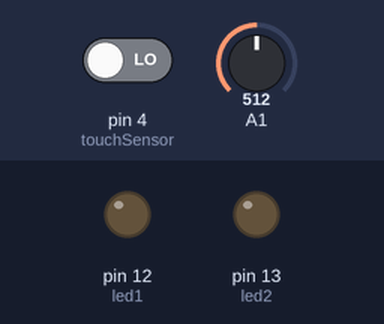
A sketch run on a simulated Arduino Uno, built with avr-gcc and run on an emulated ATmega328P. Parts: output pins drawn as LEDs (lit = HIGH). The inputs (shaded band) are chosen by the test bench; at power-on: pin 4 (touchSensor) LOW, A1 = 512. What the sketch prints to the serial monitor is not drawn.

Above: at 0.16 s.
Timing chart, 0 to 2.2 s (numbered marks = the images above):
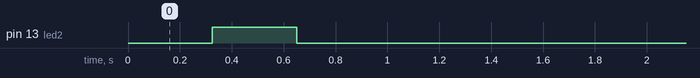

Measured:
- by itself, pin 13 (led2): LOW → HIGH at 0.33 s, → LOW 0.33 s later

The sketch:

test.ino
```cpp
#include "pitches.h"

int melody[] = {
  NOTE_C4, NOTE_G3, NOTE_G3, NOTE_A3, NOTE_G3, 0, NOTE_B3, NOTE_C4
};

int noteDurations[] = {
  4, 8, 8, 4, 4, 4, 4, 4
};

int bendSensor;
int touchSensor=4;
int led1 = 12;
int led2 = 13;
int audio = 11;

int last_times=0;
int times = 0;


void setup() {
  // put your setup code here, to run once:
  Serial.begin(9600);
  pinMode(A0, INPUT_PULLUP);
  pinMode(led1, OUTPUT);
  pinMode(led2, OUTPUT);
}

void loop() {
  // put your main code here, to run repeatedly:
  touchSensor = digitalRead(touchSensor);
  //Serial.print("Touch Sensor:");
  //Serial.println(touchSensor);
  if (touchSensor > 50) {
    if (bendSensor < 30) {
      digitalWrite(led2, LOW);
      digitalWrite(led1, HIGH);
      //times+=1;
    } else {
      digitalWrite(led1, LOW);
      digitalWrite(led2, LOW);
    }
  } else {
    int noteDuration = 1000 / noteDurations[0];
    //tone(audio, melody[0], noteDuration);
    int pauseBetweenNotes = noteDuration * 1.30;
    delay(pauseBetweenNotes);
    noTone(audio);
    digitalWrite(led1, LOW);
    if (bendSensor < 30) {
      digitalWrite(led2, HIGH);
      times+=1;
    } else {
      digitalWrite(led1, LOW);
      digitalWrite(led2, LOW);
    }
  }

  bendSensor = analogRead(A1);
  Serial.print("Bend Sensor:");
  Serial.println(bendSensor);
  //Serial.println(times);
}
```

pitches.h
```cpp
#define NOTE_B0  31
#define NOTE_C1  33
#define NOTE_CS1 35
#define NOTE_D1  37
#define NOTE_DS1 39
#define NOTE_E1  41
#define NOTE_F1  44
#define NOTE_FS1 46
#define NOTE_G1  49
#define NOTE_GS1 52
#define NOTE_A1  55
#define NOTE_AS1 58
#define NOTE_B1  62
#define NOTE_C2  65
#define NOTE_CS2 69
#define NOTE_D2  73
#define NOTE_DS2 78
#define NOTE_E2  82
#define NOTE_F2  87
#define NOTE_FS2 93
#define NOTE_G2  98
#define NOTE_GS2 104
#define NOTE_A2  110
#define NOTE_AS2 117
#define NOTE_B2  123
#define NOTE_C3  131
#define NOTE_CS3 139
#define NOTE_D3  147
#define NOTE_DS3 156
#define NOTE_E3  165
#define NOTE_F3  175
#define NOTE_FS3 185
#define NOTE_G3  196
#define NOTE_GS3 208
#define NOTE_A3  220
#define NOTE_AS3 233
#define NOTE_B3  247
#define NOTE_C4  262
#define NOTE_CS4 277
#define NOTE_D4  294
#define NOTE_DS4 311
#define NOTE_E4  330
#define NOTE_F4  349
#define NOTE_FS4 370
#define NOTE_G4  392
#define NOTE_GS4 415
#define NOTE_A4  440
#define NOTE_AS4 466
#define NOTE_B4  494
#define NOTE_C5  523
#define NOTE_CS5 554
#define NOTE_D5  587
#define NOTE_DS5 622
#define NOTE_E5  659
#define NOTE_F5  698
#define NOTE_FS5 740
#define NOTE_G5  784
#define NOTE_GS5 831
#define NOTE_A5  880
#define NOTE_AS5 932
#define NOTE_B5  988
#define NOTE_C6  1047
#define NOTE_CS6 1109
#define NOTE_D6  1175
#define NOTE_DS6 1245
#define NOTE_E6  1319
#define NOTE_F6  1397
#define NOTE_FS6 1480
#define NOTE_G6  1568
#define NOTE_GS6 1661
#define NOTE_A6  1760
#define NOTE_AS6 1865
#define NOTE_B6  1976
#define NOTE_C7  2093
#define NOTE_CS7 2217
#define NOTE_D7  2349
#define NOTE_DS7 2489
#define NOTE_E7  2637
#define NOTE_F7  2794
#define NOTE_FS7 2960
#define NOTE_G7  3136
#define NOTE_GS7 3322
#define NOTE_A7  3520
#define NOTE_AS7 3729
#define NOTE_B7  3951
#define NOTE_C8  4186
#define NOTE_CS8 4435
#define NOTE_D8  4699
#define NOTE_DS8 4978
```
